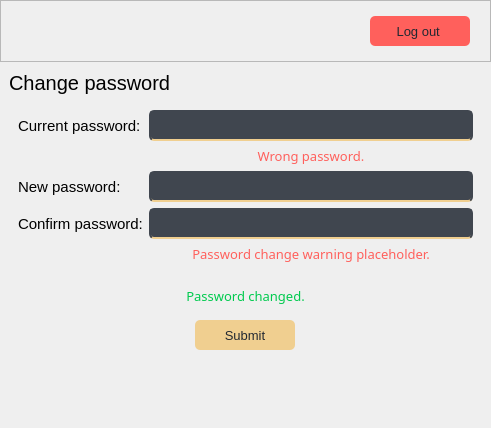
            <widget class="QWidget" name="account_page">
             <layout class="QVBoxLayout" name="verticalLayout_9">
              <property name="spacing">
               <number>0</number>
              </property>
              <property name="leftMargin">
               <number>0</number>
              </property>
              <property name="topMargin">
               <number>0</number>
              </property>
              <property name="rightMargin">
               <number>0</number>
              </property>
              <property name="bottomMargin">
               <number>0</number>
              </property>
              <item alignment="Qt::AlignTop">
               <widget class="QFrame" name="frame">
                <property name="frameShape">
                 <enum>QFrame::StyledPanel</enum>
                </property>
                <property name="frameShadow">
                 <enum>QFrame::Raised</enum>
                </property>
                <layout class="QHBoxLayout" name="horizontalLayout_3">
                 <property name="topMargin">
                  <number>15</number>
                 </property>
                 <property name="rightMargin">
                  <number>20</number>
                 </property>
                 <property name="bottomMargin">
                  <number>15</number>
                 </property>
                 <item alignment="Qt::AlignRight">
                  <widget class="QPushButton" name="log_out_btn">
                   <property name="minimumSize">
                    <size>
                     <width>100</width>
                     <height>30</height>
                    </size>
                   </property>
                   <property name="font">
                    <font>
                     <pointsize>10</pointsize>
                    </font>
                   </property>
                   <property name="cursor">
                    <cursorShape>PointingHandCursor</cursorShape>
                   </property>
                   <property name="styleSheet">
                    <string notr="true">#log_out_btn {
	color: #222831;
	background-color: #FF605C;
	border-radius: 5px;
	text-align: center;
}

#log_out_btn:pressed {
	background-color: #B7221F;
}</string>
                   </property>
                   <property name="text">
                    <string>  Log out   </string>
                   </property>
                   <property name="icon">
                    <iconset resource="../resources/icons.qrc">
                     <normaloff>:/icons/icons/log-out-svgrepo-com.svg</normaloff>:/icons/icons/log-out-svgrepo-com.svg</iconset>
                   </property>
                  </widget>
                 </item>
                </layout>
               </widget>
              </item>
              <item>
               <widget class="QFrame" name="frame_2">
                <property name="sizePolicy">
                 <sizepolicy hsizetype="Preferred" vsizetype="Expanding">
                  <horstretch>0</horstretch>
                  <verstretch>0</verstretch>
                 </sizepolicy>
                </property>
                <layout class="QVBoxLayout" name="verticalLayout_12">
                 <property name="spacing">
                  <number>0</number>
                 </property>
                 <property name="leftMargin">
                  <number>0</number>
                 </property>
                 <property name="topMargin">
                  <number>0</number>
                 </property>
                 <property name="rightMargin">
                  <number>0</number>
                 </property>
                 <property name="bottomMargin">
                  <number>60</number>
                 </property>
                 <item alignment="Qt::AlignHCenter|Qt::AlignVCenter">
                  <widget class="QWidget" name="widget_2" native="true">
                   <property name="minimumSize">
                    <size>
                     <width>491</width>
                     <height>241</height>
                    </size>
                   </property>
                   <property name="maximumSize">
                    <size>
                     <width>16777215</width>
                     <height>16777215</height>
                    </size>
                   </property>
                   <property name="styleSheet">
                    <string notr="true"/>
                   </property>
                   <layout class="QVBoxLayout" name="verticalLayout_10" stretch="0,0,0">
                    <item>
                     <widget class="QLabel" name="label_4">
                      <property name="font">
                       <font>
                        <pointsize>15</pointsize>
                       </font>
                      </property>
                      <property name="text">
                       <string>Change password</string>
                      </property>
                     </widget>
                    </item>
                    <item>
                     <widget class="QWidget" name="widget_3" native="true">
                      <property name="sizePolicy">
                       <sizepolicy hsizetype="Preferred" vsizetype="Preferred">
                        <horstretch>0</horstretch>
                        <verstretch>0</verstretch>
                       </sizepolicy>
                      </property>
                      <property name="styleSheet">
                       <string notr="true">QLineEdit {
	border: 2px solid #40464F;
	border-bottom-color: #F0CF90;
	background-color: #40464F;
	border-radius: 5px;
	padding: 5px;
}</string>
                      </property>
                      <layout class="QFormLayout" name="formLayout">
                       <item row="0" column="0">
                        <widget class="QLabel" name="label">
                         <property name="font">
                          <font>
                           <pointsize>11</pointsize>
                          </font>
                         </property>
                         <property name="text">
                          <string>Current password:</string>
                         </property>
                        </widget>
                       </item>
                       <item row="0" column="1">
                        <widget class="QLineEdit" name="current_password_field">
                         <property name="minimumSize">
                          <size>
                           <width>0</width>
                           <height>25</height>
                          </size>
                         </property>
                         <property name="font">
                          <font>
                           <pointsize>10</pointsize>
                          </font>
                         </property>
                         <property name="echoMode">
                          <enum>QLineEdit::Password</enum>
                         </property>
                        </widget>
                       </item>
                       <item row="2" column="0">
                        <widget class="QLabel" name="label_2">
                         <property name="font">
                          <font>
                           <pointsize>11</pointsize>
                          </font>
                         </property>
                         <property name="text">
                          <string>New password:</string>
                         </property>
                        </widget>
                       </item>
                       <item row="2" column="1">
                        <widget class="QLineEdit" name="new_password_1_field">
                         <property name="minimumSize">
                          <size>
                           <width>0</width>
                           <height>25</height>
                          </size>
                         </property>
                         <property name="font">
                          <font>
                           <pointsize>10</pointsize>
                          </font>
                         </property>
                         <property name="echoMode">
                          <enum>QLineEdit::Password</enum>
                         </property>
                        </widget>
                       </item>
                       <item row="3" column="0">
                        <widget class="QLabel" name="label_3">
                         <property name="font">
                          <font>
                           <pointsize>11</pointsize>
                          </font>
                         </property>
                         <property name="text">
                          <string>Confirm password:</string>
                         </property>
                        </widget>
                       </item>
                       <item row="3" column="1">
                        <widget class="QLineEdit" name="new_password_2_field">
                         <property name="minimumSize">
                          <size>
                           <width>0</width>
                           <height>25</height>
                          </size>
                         </property>
                         <property name="font">
                          <font>
                           <pointsize>10</pointsize>
                          </font>
                         </property>
                         <property name="echoMode">
                          <enum>QLineEdit::Password</enum>
                         </property>
                        </widget>
                       </item>
                       <item row="4" column="1">
                        <widget class="QLabel" name="change_password_warning_label">
                         <property name="font">
                          <font>
                           <family>Montserrat Medium</family>
                           <pointsize>10</pointsize>
                          </font>
                         </property>
                         <property name="styleSheet">
                          <string notr="true">color: #FF605C;</string>
                         </property>
                         <property name="text">
                          <string>Password change warning placeholder.</string>
                         </property>
                         <property name="alignment">
                          <set>Qt::AlignCenter</set>
                         </property>
                        </widget>
                       </item>
                       <item row="1" column="1">
                        <widget class="QLabel" name="wrong_password_warning_label">
                         <property name="font">
                          <font>
                           <family>Montserrat Medium</family>
                           <pointsize>10</pointsize>
                          </font>
                         </property>
                         <property name="styleSheet">
                          <string notr="true">color: #FF605C;</string>
                         </property>
                         <property name="text">
                          <string>Wrong password.</string>
                         </property>
                         <property name="alignment">
                          <set>Qt::AlignCenter</set>
                         </property>
                        </widget>
                       </item>
                      </layout>
                     </widget>
                    </item>
                    <item alignment="Qt::AlignBottom">
                     <widget class="QWidget" name="widget_4" native="true">
                      <layout class="QVBoxLayout" name="verticalLayout_11">
                       <property name="spacing">
                        <number>15</number>
                       </property>
                       <item>
                        <widget class="QLabel" name="password_changed_label">
                         <property name="font">
                          <font>
                           <family>Montserrat Medium</family>
                           <pointsize>10</pointsize>
                          </font>
                         </property>
                         <property name="styleSheet">
                          <string notr="true">color: #00CA4E;</string>
                         </property>
                         <property name="text">
                          <string>Password changed.</string>
                         </property>
                         <property name="alignment">
                          <set>Qt::AlignCenter</set>
                         </property>
                        </widget>
                       </item>
                       <item alignment="Qt::AlignHCenter|Qt::AlignVCenter">
                        <widget class="QPushButton" name="change_password_btn">
                         <property name="minimumSize">
                          <size>
                           <width>100</width>
                           <height>30</height>
                          </size>
                         </property>
                         <property name="font">
                          <font>
                           <pointsize>10</pointsize>
                           <bold>false</bold>
                          </font>
                         </property>
                         <property name="cursor">
                          <cursorShape>PointingHandCursor</cursorShape>
                         </property>
                         <property name="styleSheet">
                          <string notr="true">#change_password_btn {	
	color: #222831;
	background-color: #F0CF90;
	border-radius: 5px;
	text-align: center;
}

#change_password_btn:pressed {
	background-color: #C3943C;
}</string>
                         </property>
                         <property name="text">
                          <string>Submit</string>
                         </property>
                        </widget>
                       </item>
                      </layout>
                     </widget>
                    </item>
                   </layout>
                  </widget>
                 </item>
                </layout>
               </widget>
              </item>
             </layout>
            </widget>
